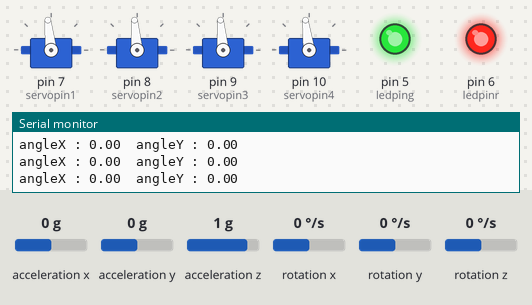
Bench run of a sketch on a simulated Arduino Uno, built with avr-gcc and run on an emulated ATmega328P. Parts: 4 × servo, output pins drawn as LEDs (lit = HIGH), the last lines printed to the serial monitor. The inputs (shaded band) are chosen by the test bench; at power-on: acceleration x 0 g, acceleration y 0 g, acceleration z 1 g, rotation x 0 °/s, rotation y 0 °/s, rotation z 0 °/s. Storage starts empty.

Above: at 16.2 s.
16.3 s: acceleration x set to 0.8 g
19.3 s: acceleration y set to -1.4 g
At 20.5 s:
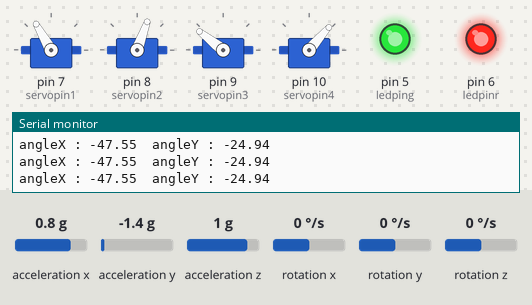
20.8 s: acceleration z set to -1.4 g
At 21.2 s:
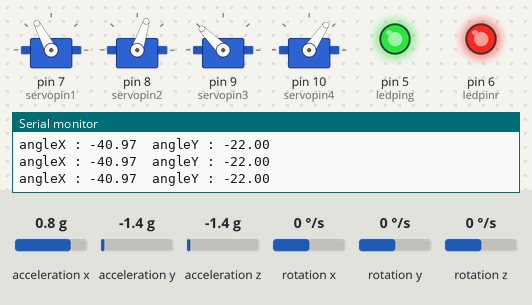
22.3 s: acceleration x set to -1.4 g
At 22.9 s:
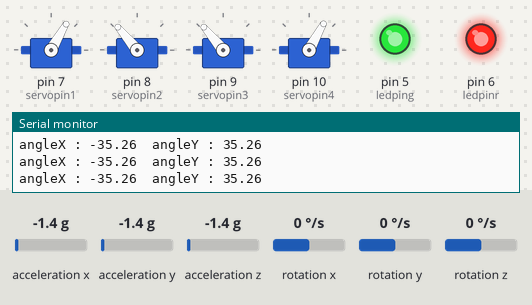
23.8 s: acceleration x set to 1.4 g
At 24.5 s:
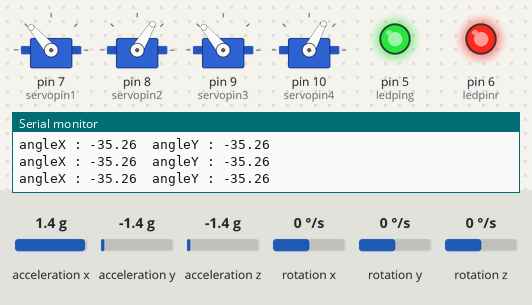
25.3 s: acceleration y set to 0.8 g
At 26.2 s:
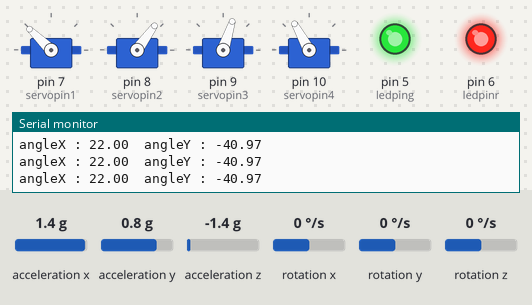
Timing chart, 0 to 27.8 s (numbered marks = the images above; inputs shaded):
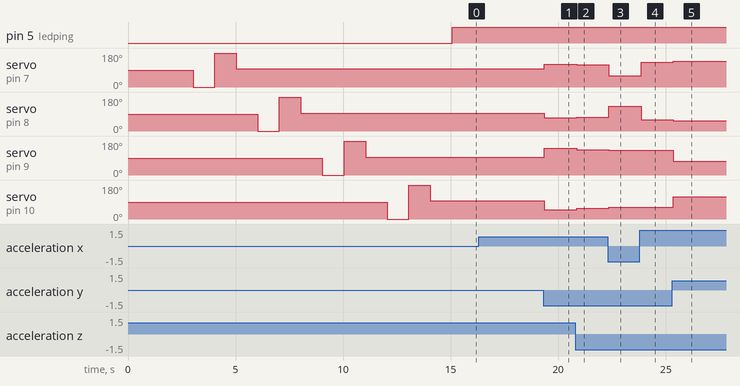

The sketch:

main.ino
```cpp
#include <MPU6050_tockn.h>
#include <Servo.h>
#include <Wire.h>
#include <I2Cdev.h>
#include <SD.h>

int ledping = 5;    // led pin
int ledpinr = 6;

int servopin1 = 7;  // Servo pin
int servopin2 = 8;
int servopin3 = 9;
int servopin4 = 10;

Servo servo1;   // Servo object
Servo servo2;
Servo servo3;
Servo servo4;

MPU6050 mpu6050(Wire);

long timer = 0;

void setup() {
  Serial.begin(9600);
  Wire.begin();
  mpu6050.begin();
  mpu6050.calcGyroOffsets(true);

  // Initialize MPU6050
  Serial.println("Initializing MPU6050...");

  // Verify connection
  Serial.println("Testing device connections...");

  attachServos();  // Function to attach servo objects to pins
  testMotors();    // Testing Motors
  pinMode(ledping, OUTPUT);
  pinMode(ledpinr, OUTPUT);

  // check if sd card module is working
  Serial.print("Initializing SD card...");
  if (!SD.begin(4)) {
    Serial.println("Card failed, or not present");
    return;
  }
  Serial.println("card initialized.");
  digitalWrite(ledpinr, HIGH);
}

void loop() {
   activateIndicators();  // Function to activate LED
   readAndPrintAngles();  // Function to read and print angles
   stabilizeServos(); // Stabilizes Servos
}

void attachServos() { // attaches all servopins
  servo1.attach(servopin1);
  servo2.attach(servopin2);
  servo3.attach(servopin3);
  servo4.attach(servopin4);
}

void activateIndicators() { // activates LED indicators
  digitalWrite(ledpinr, HIGH);
  digitalWrite(ledping, HIGH);
}

void readAndPrintAngles() { // reads and prints angles
  mpu6050.update();
  if (millis() - timer > 1) {
    Serial.print("angleX : ");
    Serial.print(mpu6050.getAngleX());
    Serial.print("  angleY : ");
    Serial.println(mpu6050.getAngleY());
    timer = millis();
    String Angle_Data = String(String(mpu6050.getAngleY()) + "," + String(mpu6050.getAngleX()) + "," + timer);
    File dataFile = SD.open("angledata.txt", FILE_WRITE); // writes angleadata to sd-card
    if (dataFile) {
      dataFile.println(Angle_Data);
      dataFile.close();
    }
  }
}

void stabilizeServos() { // stabilizes all servos
  stabilizeServo2();
  stabilizeServo1();
  stabilizeServo3();
  stabilizeServo4();
  // getAltitude();
}

void stabilizeServo2() { // servos stabilize functions
  if (mpu6050.getAngleX() > -1 && mpu6050.getAngleX() < 1) {
    servo2.write(95);
  } else {
    servo2.write(95 + mpu6050.getAngleY()); // reacts to angle from sensor
  }
}

void stabilizeServo1() {
  if (mpu6050.getAngleX() == 0) {
    servo1.write(96);
  } else {
    servo1.write(96 - mpu6050.getAngleY());
  }
}

void stabilizeServo3() {
  if (mpu6050.getAngleY() == 0) {
    servo3.write(95);
  } else {
    servo3.write(95 - mpu6050.getAngleX());
  }
}

void stabilizeServo4() {
  if (mpu6050.getAngleY() == 0) {
    servo4.write(97);
  } else {
    servo4.write(97 + mpu6050.getAngleX());
  }
}

void testMotors() { // Tests all motors
  int delayTime = 1000;  // Time to test each motor in milliseconds

      Serial.println("Testing Motor 1");
      Serial.println("Moving Motor 1 to 0 degrees");
      servo1.write(0);  // Move Motor 1 to 0 degrees
      delay(delayTime);
      Serial.println("Moving Motor 1 to 180 degrees");
      servo1.write(180);  // Move Motor 1 to 180 degrees
      delay(delayTime);
      Serial.println("Moving Motor 1 to 90 degrees (center position)");
      servo1.write(96);  // Move Motor 1 to 90 degrees (center position)
      delay(delayTime);

      Serial.println("Testing Motor 2");
      Serial.println("Moving Motor 2 to 0 degrees");
      servo2.write(0);  // Move Motor 2 to 0 degrees
      delay(delayTime);
      Serial.println("Moving Motor 2 to 180 degrees");
      servo2.write(180);  // Move Motor 2 to 180 degrees
      delay(delayTime);
      Serial.println("Moving Motor 2 to 90 degrees (center position)");
      servo2.write(95);  // Move Motor 2 to 90 degrees (center position)
      delay(delayTime);

      Serial.println("Testing Motor 3");
      Serial.println("Moving Motor 3 to 0 degrees");
      servo3.write(0);  // Move Motor 3 to 0 degrees
      delay(delayTime);
      Serial.println("Moving Motor 3 to 180 degrees");
      servo3.write(180);  // Move Motor 3 to 180 degrees
      delay(delayTime);
      Serial.println("Moving Motor 3 to 90 degrees (center position)");
      servo3.write(95);  // Move Motor 3 to 90 degrees (center position)
      delay(delayTime);

      Serial.println("Testing Motor 4");
      Serial.println("Moving Motor 4 to 0 degrees");
      servo4.write(0);  // Move Motor 4 to 0 degrees
      delay(delayTime);
      Serial.println("Moving Motor 4 to 180 degrees");
      servo4.write(180);  // Move Motor 4 to 180 degrees
      delay(delayTime);
      Serial.println("Moving Motor 4 to 90 degrees (center position)");
      servo4.write(97);  // Move Motor 4 to 90 degrees (center position)
      delay(delayTime);
}

void getAltitude() {
  // Read raw accel measurements from MPU6050
  int ax = mpu6050.getAccX();

  // convert raw accel data to G
  float accelX_G = ax / 2048.0;

  // initialize the time variables
  static unsigned long startTime = 0;
  static unsigned long currentTime = 0;
  static bool movingUp = false;

  if (accelX_G > 0.1) {
    // If the sensor is moving upwards, start time
    if (!movingUp) {
      startTime = millis();
      movingUp = true;
    }
    currentTime = millis();
  } else {
    // Reset time variables if the sensor is not moving upwards
    startTime = 0;
    currentTime = 0;
    movingUp = false;
  }
  float deltaTime = (currentTime - startTime) / 1000.0; // Convert milliseconds to seconds

  // Calculate X-height using the formula: 0.5 * acceleration along X-axis * time^2
  float xHeight = 0.5 * accelX_G * deltaTime * deltaTime;

  String comma = String(',');
  String accelXraw = String(ax);
  String timer = String(currentTime);

  String Baro_data = String(accelXraw + comma + xHeight + comma + timer);
  Serial.println(Baro_data);

  // Write the data to the SD card
  File dataFile = SD.open("datalog.txt", FILE_WRITE);
  if (dataFile) {
    dataFile.println(Baro_data);
    dataFile.close();
  }
  delay(50);
}
```

Measured:
- after the input at 19.3 s, servo on pin 7 (servopin1): 96° → 120° at once; servo on pin 8 (servopin2): 95° → 70° at once; servo on pin 9 (servopin3): 95° → 142° at once; servo on pin 10 (servopin4): 97° → 49° at once
- after the input at 20.8 s, servo on pin 7 (servopin1): 120° → 118° after 0.06 s; servo on pin 8 (servopin2): 70° → 72° after 0.06 s; servo on pin 9 (servopin3): 142° → 135° after 0.06 s; servo on pin 10 (servopin4): 49° → 56° after 0.06 s
- after the input at 22.3 s, servo on pin 7 (servopin1): 118° → 60° after 0.05 s; servo on pin 8 (servopin2): 72° → 130° after 0.05 s; servo on pin 9 (servopin3): 135° → 130° after 0.05 s; servo on pin 10 (servopin4): 56° → 61° after 0.05 s
- after the input at 23.8 s, servo on pin 7 (servopin1): 60° → 131° after 0.06 s; servo on pin 8 (servopin2): 130° → 59° after 0.06 s
- after the input at 25.3 s, servo on pin 7 (servopin1): 131° → 136° at once; servo on pin 8 (servopin2): 59° → 54° at once; servo on pin 9 (servopin3): 130° → 72° at once; servo on pin 10 (servopin4): 61° → 119° at once
